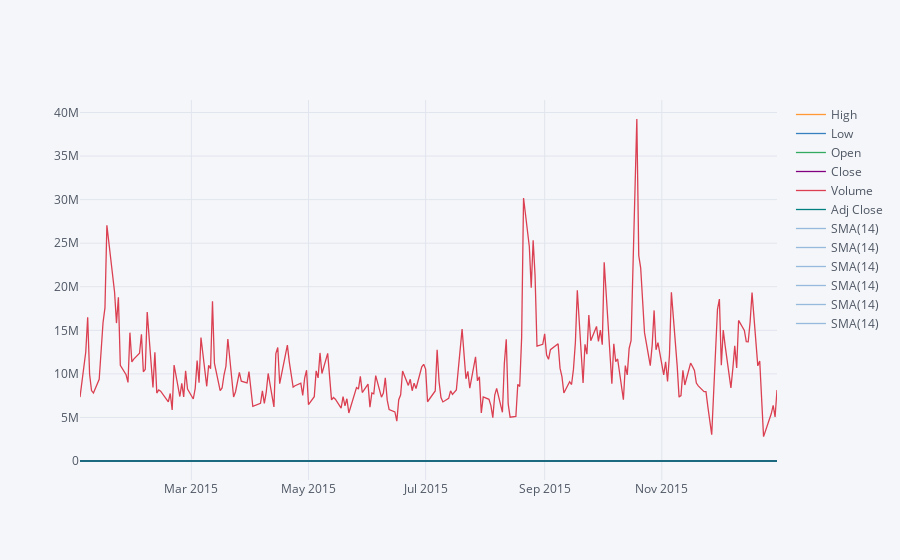

Notebook source saved alongside this figure:
### Markdown cell above
** Use .ta_plot(study='sma') to create a Simple Moving Averages plot of Morgan Stanley for the year 2015.**

### Code cell
ms['01-01-2015':'01-01-2016'].ta_plot(study='sma')

### Figure 1 — Plotly figure (JSON) as saved in the notebook; plotly's stock layout.template omitted (floating-point values rounded to 4 significant figures; data arrays with more than 128 entries replaced by an {"elided": "..."} marker saying what was removed)
{"data": [{"line": {"color": "rgba(255, 153, 51, 1.0)", "dash": "solid", "shape": "linear", "width": 1.3}, "mode": "lines", "name": "High", "text": "", "type": "scatter", "x": {"elided": "252 str values"}, "y": {"elided": "252 float values"}}, {"line": {"color": "rgba(55, 128, 191, 1.0)", "dash": "solid", "shape": "linear", "width": 1.3}, "mode": "lines", "name": "Low", "text": "", "type": "scatter", "x": {"elided": "252 str values"}, "y": {"elided": "252 float values"}}, {"line": {"color": "rgba(50, 171, 96, 1.0)", "dash": "solid", "shape": "linear", "width": 1.3}, "mode": "lines", "name": "Open", "text": "", "type": "scatter", "x": {"elided": "252 str values"}, "y": {"elided": "252 float values"}}, {"line": {"color": "rgba(128, 0, 128, 1.0)", "dash": "solid", "shape": "linear", "width": 1.3}, "mode": "lines", "name": "Close", "text": "", "type": "scatter", "x": {"elided": "252 str values"}, "y": {"elided": "252 float values"}}, {"line": {"color": "rgba(219, 64, 82, 1.0)", "dash": "solid", "shape": "linear", "width": 1.3}, "mode": "lines", "name": "Volume", "text": "", "type": "scatter", "x": {"elided": "252 str values"}, "y": {"elided": "252 int values"}}, {"line": {"color": "rgba(0, 128, 128, 1.0)", "dash": "solid", "shape": "linear", "width": 1.3}, "mode": "lines", "name": "Adj Close", "text": "", "type": "scatter", "x": {"elided": "252 str values"}, "y": {"elided": "252 float values"}}, {"line": {"color": "rgba(55, 128, 191, 0.49999999999999983)", "dash": "solid", "shape": "linear", "width": 1.3}, "mode": "lines", "name": "SMA(14)", "text": "", "type": "scatter", "x": {"elided": "252 str values"}, "y": {"elided": "252x6 mixed values"}}, {"line": {"color": "rgba(55, 128, 191, 0.49999999999999983)", "dash": "solid", "shape": "linear", "width": 1.3}, "mode": "lines", "name": "SMA(14)", "text": "", "type": "scatter", "x": {"elided": "252 str values"}, "y": {"elided": "252x6 mixed values"}}, {"line": {"color": "rgba(55, 128, 191, 0.49999999999999983)", "dash": "solid", "shape": "linear", "width": 1.3}, "mode": "lines", "name": "SMA(14)", "text": "", "type": "scatter", "x": {"elided": "252 str values"}, "y": {"elided": "252x6 mixed values"}}, {"line": {"color": "rgba(55, 128, 191, 0.49999999999999983)", "dash": "solid", "shape": "linear", "width": 1.3}, "mode": "lines", "name": "SMA(14)", "text": "", "type": "scatter", "x": {"elided": "252 str values"}, "y": {"elided": "252x6 mixed values"}}, {"line": {"color": "rgba(55, 128, 191, 0.49999999999999983)", "dash": "solid", "shape": "linear", "width": 1.3}, "mode": "lines", "name": "SMA(14)", "text": "", "type": "scatter", "x": {"elided": "252 str values"}, "y": {"elided": "252x6 mixed values"}}, {"line": {"color": "rgba(55, 128, 191, 0.49999999999999983)", "dash": "solid", "shape": "linear", "width": 1.3}, "mode": "lines", "name": "SMA(14)", "text": "", "type": "scatter", "x": {"elided": "252 str values"}, "y": {"elided": "252x6 mixed values"}}], "layout": {"legend": {"bgcolor": "#F5F6F9", "font": {"color": "#4D5663"}}, "paper_bgcolor": "#F5F6F9", "plot_bgcolor": "#F5F6F9", "title": {"font": {"color": "#4D5663"}}, "xaxis": {"gridcolor": "#E1E5ED", "showgrid": true, "tickfont": {"color": "#4D5663"}, "title": {"font": {"color": "#4D5663"}, "text": ""}, "zerolinecolor": "#E1E5ED"}, "yaxis": {"gridcolor": "#E1E5ED", "showgrid": true, "tickfont": {"color": "#4D5663"}, "title": {"font": {"color": "#4D5663"}, "text": ""}, "zerolinecolor": "#E1E5ED"}}}
